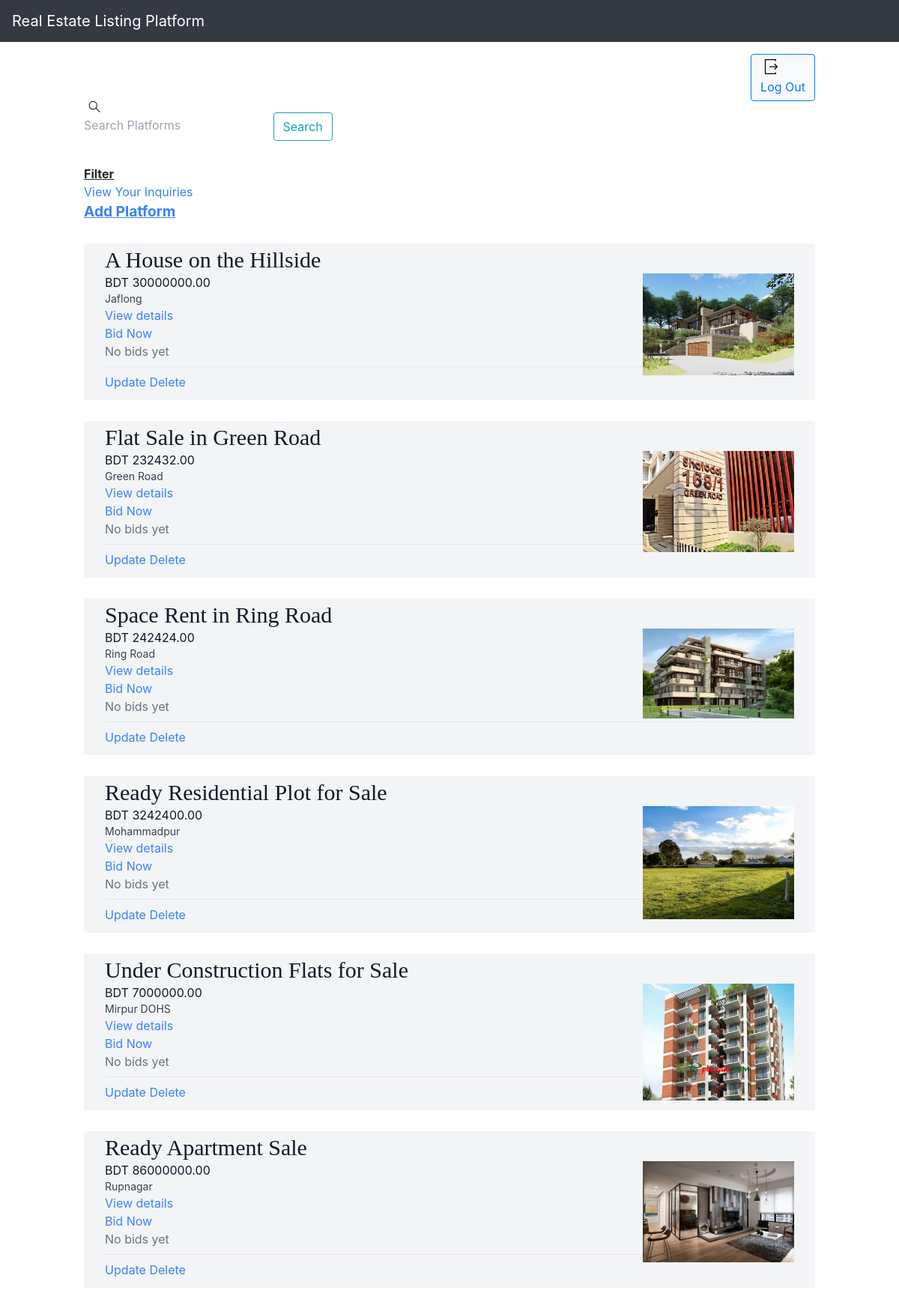
Page /home (signed in) on the committed database.
### platforms/models.py (models this page shows, shortened)
class Platform(models.Model):
    property_type_choices = [
        ('Residential', 'Residential'),
        ('Commercial', 'Commercial'),
        ('Land', 'Land'),
        ('Industrial', 'Industrial'),
        ('Special Purpose', 'Special Purpose')
    ]
    owner = models.ForeignKey(User, on_delete=models.CASCADE, default=1)
    title = models.CharField(max_length=100)
    description = models.TextField(default="This Property is mindblowing!")
    property_type = models.CharField(max_length=20, choices=property_type_choices)
    price = models.DecimalField(max_digits=10, decimal_places=2)
    size_sqft = models.PositiveIntegerField()
    year_built = models.PositiveIntegerField()
    location = models.CharField(max_length=100)
    city = models.CharField(max_length=50)
    country = models.CharField(max_length=50)
    listed_date = models.DateField(auto_now_add=True)
    image = models.ImageField(default='houses.png', blank=True)

### mysite/views.py (the view)
# urls.py: 2. Add a URL to urlpatterns:  path('', views.home, name='home')
@login_required(login_url='login')
def home(request):
    platform = Platform.objects.all()
    platform_bids = {}
    for i in platform:
        highest_bid = Bid.objects.filter(property=i).order_by('-amount').first()
        platform_bids[i.id] = highest_bid
    return render(request, 'home.html', {
        "platform": platform, 'platform_bids': platform_bids,
    })

### templates/home.html (shortened to what this page needs)
<!DOCTYPE html>
<html lang="en">
<head>
    <link rel="stylesheet" href="https://stackpath.bootstrapcdn.com/bootstrap/4.3.1/css/bootstrap.min.css">
    <link rel="stylesheet" href="https://use.fontawesome.com/releases/v5.8.1/css/all.css">
</head>
<body>
<div class="tw-bg-red-500">
   <nav class="navbar navbar-expand-md navbar-dark bg-dark fixed-top">
    <a class="navbar-brand" href="#">Real Estate Listing Platform</a>
</nav>
<br> <br>
    <div class="tailwind-section tw-p-4">
      <script src="https://cdn.tailwindcss.com?data-tw-prefix=tw-"></script>
<div class="mx-auto max-w-5xl px-4 py-4">
    {% block content %}
<h2 align="right">
    <a href="{% url 'logout' %}"
       class="text-teal-300;
       btn btn-light
        btn btn-outline-primary"
       style = "font-size:100%
       font-family:Cambria;"
       class="dropdown-link">
    Log Out</a>
</h2>
    <div class="roomList">
     <h3 align= "left"
   >
        <form action="{% url 'search' %}" method="GET" class="header__search">
          <label>
            <input type="text" name="query" placeholder="Search Platforms" />
              <button type="submit" class="btn btn-outline-info" >Search</button>
          </label>
        </form>
  </h3>
<br>
    <a href="{% url 'filters' %}">
        <u><b>
       Filter
</b> </u> </a>
<br><a href="{% url 'inquiries' %}" class="text-blue-500">View Your Inquiries</a><br>
        <a href="{% url 'add-platform' %}"
            class="text-blue-500"
            style = font-size:120%;>
<u><b>
        Add Platform
</b> </u> </a>
      </div>
{% for i in platform %}
<br>
<div class="mt-1 px-7 py-1 bg-gray-100 rounded-sm">
    <h3 style = font-family:Perpetua; class="text-3xl text-gray-900">{{ i.title }}</h3>
    <img src="{{ i.image.url }}" alt="{{ i.title }}" align = "right" style="max-width: 22%; height: 22%;">
    <p class="text-gray-900">BDT {{ i.price }}</p>
    <p class="text-gray-700 text-sm">{{ i.location }}</p>
    <a href="{% url 'details' i.id %}" class="text-blue-500">View details</a> <br>
        <a href="{% url 'place_bid' i.id %}" class="text-blue-500">Bid Now</a>
    {% if platform_bids.i %}
        <p class="text-green-500">Highest Bid: ${{ platform_bids.i.amount }}</p>
    {% else %}
        <p class="text-gray-500">No bids yet</p>
    {% endif %}
    {% if request.user.is_staff %}
    <div class="mt-2 py-2 border-t border-gray-200">
        <a href="{% url 'update-platform' i.id %}" class="text-blue-500">Update</a>
       <a href="{% url 'delete-platform' i.id %}" class="text-blue-500">Delete</a> <br>
    </div>
    {% endif %}
</div>
        {% endfor %} <br>
    {% endblock content %}
</div>
</div>
    </div>
</body>
</html>

### rows in the picture
Platform: title "A House on the Hillside", image (picture), price "30000000.00", location "Jaflong"
Platform: title "Flat Sale in Green Road", image (picture), price "232432.00", location "Green Road"
Platform: title "Space Rent in Ring Road", image (picture), price "242424.00", location "Ring Road"
Platform: title "Ready Residential Plot for Sale", image (picture), price "3242400.00", location "Mohammadpur"
Platform: title "Under Construction Flats for Sale", image (picture), price "7000000.00", location "Mirpur DOHS"
Platform: title "Ready Apartment Sale", image (picture), price "86000000.00", location "Rupnagar"
